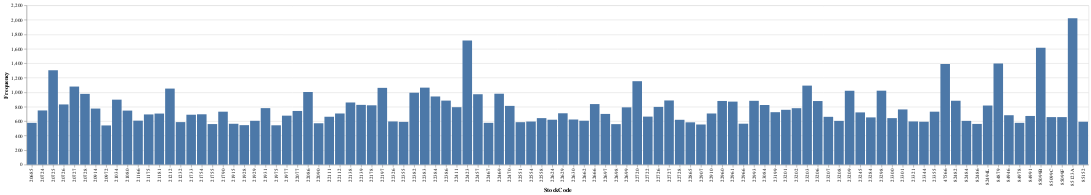

This figure's notebook cell:
### Code cell
# Häufigkeit der Werte in StockCode
df_stockcode_counts = df['StockCode'].value_counts().reset_index()
df_stockcode_counts.columns = ['StockCode', 'Frequency']
df_stockcode_counts_sorted = df_stockcode_counts.sort_values(by='Frequency', ascending=False)

df_stockcode_counts_sorted_short = df_stockcode_counts_sorted.head(100)

# Barplot erstellen
chart = alt.Chart(df_stockcode_counts_sorted_short).mark_bar().encode(
x='StockCode',
y='Frequency'
)

chart

### Figure 1 — Vega-Lite specification as saved in the notebook (floating-point values rounded to 4 significant figures)
{"config": {"view": {"continuousWidth": 400, "continuousHeight": 300}}, "data": {"name": "data-3207a2964b22e32167693346ae9b888d"}, "mark": "bar", "encoding": {"x": {"field": "StockCode", "type": "nominal"}, "y": {"field": "Frequency", "type": "quantitative"}}, "$schema": "https://vega.github.io/schema/vega-lite/v4.17.0.json", "datasets": {"data-3207a2964b22e32167693346ae9b888d": [{"StockCode": "85123A", "Frequency": 2021}, {"StockCode": "22423", "Frequency": 1713}, {"StockCode": "85099B", "Frequency": 1615}, {"StockCode": "84879", "Frequency": 1395}, {"StockCode": "47566", "Frequency": 1389}, {"StockCode": "20725", "Frequency": 1304}, {"StockCode": "22720", "Frequency": 1152}, {"StockCode": "23203", "Frequency": 1091}, {"StockCode": "20727", "Frequency": 1078}, {"StockCode": "22383", "Frequency": 1063}, {"StockCode": "22197", "Frequency": 1060}, {"StockCode": "21212", "Frequency": 1050}, {"StockCode": "23298", "Frequency": 1021}, {"StockCode": "23209", "Frequency": 1020}, {"StockCode": "22086", "Frequency": 1003}, {"StockCode": "22382", "Frequency": 993}, {"StockCode": "22469", "Frequency": 979}, {"StockCode": "20728", "Frequency": 977}, {"StockCode": "22457", "Frequency": 972}, {"StockCode": "22384", "Frequency": 941}, {"StockCode": "21034", "Frequency": 897}, {"StockCode": "22727", "Frequency": 886}, {"StockCode": "22386", "Frequency": 884}, {"StockCode": "82482", "Frequency": 882}, {"StockCode": "22993", "Frequency": 881}, {"StockCode": "22960", "Frequency": 879}, {"StockCode": "23206", "Frequency": 878}, {"StockCode": "22961", "Frequency": 870}, {"StockCode": "22138", "Frequency": 858}, {"StockCode": "22666", "Frequency": 836}, {"StockCode": "20726", "Frequency": 831}, {"StockCode": "22139", "Frequency": 825}, {"StockCode": "23084", "Frequency": 823}, {"StockCode": "22178", "Frequency": 819}, {"StockCode": "82494L", "Frequency": 816}, {"StockCode": "22470", "Frequency": 811}, {"StockCode": "22726", "Frequency": 797}, {"StockCode": "22411", "Frequency": 793}, {"StockCode": "22699", "Frequency": 791}, {"StockCode": "21931", "Frequency": 780}, {"StockCode": "23202", "Frequency": 779}, {"StockCode": "20914", "Frequency": 774}, {"StockCode": "23301", "Frequency": 762}, {"StockCode": "23201", "Frequency": 757}, {"StockCode": "20724", "Frequency": 748}, {"StockCode": "21080", "Frequency": 746}, {"StockCode": "22077", "Frequency": 741}, {"StockCode": "21790", "Frequency": 731}, {"StockCode": "23355", "Frequency": 731}, {"StockCode": "23199", "Frequency": 724}, {"StockCode": "23245", "Frequency": 721}, {"StockCode": "22629", "Frequency": 709}, {"StockCode": "22112", "Frequency": 706}, {"StockCode": "22910", "Frequency": 706}, {"StockCode": "21181", "Frequency": 705}, {"StockCode": "22697", "Frequency": 700}, {"StockCode": "21754", "Frequency": 695}, {"StockCode": "21175", "Frequency": 693}, {"StockCode": "21733", "Frequency": 689}, {"StockCode": "84946", "Frequency": 682}, {"StockCode": "21977", "Frequency": 676}, {"StockCode": "84991", "Frequency": 672}, {"StockCode": "22722", "Frequency": 663}, {"StockCode": "22111", "Frequency": 661}, {"StockCode": "23207", "Frequency": 660}, {"StockCode": "85099C", "Frequency": 656}, {"StockCode": "85099F", "Frequency": 656}, {"StockCode": "23284", "Frequency": 652}, {"StockCode": "22558", "Frequency": 642}, {"StockCode": "23300", "Frequency": 642}, {"StockCode": "22630", "Frequency": 623}, {"StockCode": "22624", "Frequency": 620}, {"StockCode": "22728", "Frequency": 619}, {"StockCode": "21166", "Frequency": 607}, {"StockCode": "22662", "Frequency": 606}, {"StockCode": "21929", "Frequency": 605}, {"StockCode": "82484", "Frequency": 604}, {"StockCode": "23208", "Frequency": 604}, {"StockCode": "22326", "Frequency": 596}, {"StockCode": "23321", "Frequency": 596}, {"StockCode": "22554", "Frequency": 595}, {"StockCode": "85152", "Frequency": 592}, {"StockCode": "23344", "Frequency": 592}, {"StockCode": "22355", "Frequency": 590}, {"StockCode": "21232", "Frequency": 587}, {"StockCode": "22551", "Frequency": 586}, {"StockCode": "22865", "Frequency": 584}, {"StockCode": "22467", "Frequency": 577}, {"StockCode": "84978", "Frequency": 577}, {"StockCode": "20685", "Frequency": 577}, {"StockCode": "22090", "Frequency": 571}, {"StockCode": "22966", "Frequency": 565}, {"StockCode": "21915", "Frequency": 564}, {"StockCode": "82486", "Frequency": 562}, {"StockCode": "21755", "Frequency": 560}, {"StockCode": "22698", "Frequency": 559}, {"StockCode": "22907", "Frequency": 554}, {"StockCode": "21928", "Frequency": 545}, {"StockCode": "21975", "Frequency": 543}, {"StockCode": "20972", "Frequency": 541}]}}
